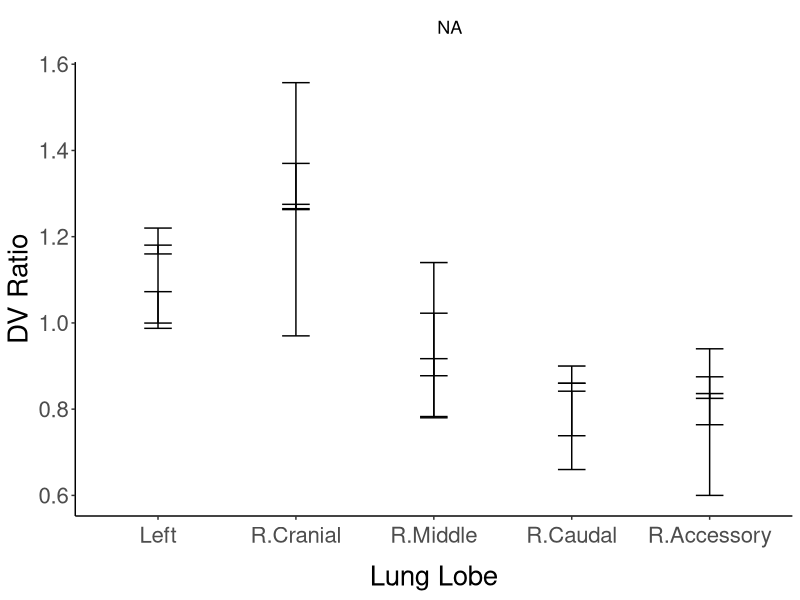

Source code (R): (Note: this script raises an error after producing the figure.)
library(ggpubr)
library(ggplot2)
library(knitr)

get_directory = function(){
  args <- commandArgs(trailingOnly = FALSE)
  file <- "--file="
  rstudio <- "RStudio"
  
  match <- grep(rstudio, args)
  if(length(match) > 0){
    return(dirname(rstudioapi::getSourceEditorContext()$path))
  }else{
    match <- grep(file, args)
    if (length(match) > 0) {
      return(dirname(normalizePath(sub(file, "", args[match]))))
    }else{
      return(dirname(normalizePath(sys.frames()[[1]]$ofile)))
    }
  }
}

wd = get_directory()
setwd(wd)

data = read.csv(file = "previous_studies_ggplot.csv")

data$LOBE = as.character(data$LOBE)
data$LOBE[data$LOBE=="left"]="Left"
data$LOBE[data$LOBE=="cranial"]="R.Cranial"
data$LOBE[data$LOBE=="middle"]="R.Middle"
data$LOBE[data$LOBE=="caudal"]="R.Caudal"
data$LOBE[data$LOBE=="accessory"]="R.Accessory"
data$LOBE = factor(data$LOBE, levels = c("Left", "R.Cranial", "R.Middle",
                                         "R.Caudal", "R.Accessory"))

data$PS = paste(data$PS,"μm")

data$STUDY = factor(data$STUDY, levels = c("This study", 
                                           "Brain et al. 1976", 
                                           "Yang et al. 2019"))
data$PS = as.factor(data$PS)
data$STUDY_SIZE = paste0(data$PS," (",data$STUDY,")")
data$STUDY_SIZE = as.factor(data$STUDY_SIZE)
data$STUDY_SIZE = factor(data$STUDY_SIZE,
                         levels = c("1 µm (This study)",
                                    "2 µm (This study)",
                                    "3.5 µm (Yang et al. 2019)"))
data = subset(data, ANIMAL == "Mice C57BL/6")

dodge_radiance = 0.4

ggplot(data = data, aes(x = LOBE, y = DV, group = STUDY_SIZE)) + 
  geom_point(aes(pch = STUDY_SIZE), size = 5,
             position=position_dodge(dodge_radiance)) + 
  scale_shape_manual(values=c(16,15,1)) +
  geom_errorbar(aes(ymax = DV + SE, ymin = DV - SE), 
                width = 0.2,
                position=position_dodge(dodge_radiance)) +
  ylab("DV Ratio") + 
  xlab("Lung Lobe") +
  theme_classic() + 
  theme(text = element_text(size = 20, color = "black"),
        legend.title= element_blank(),
        legend.text = element_text(size = 13),
        axis.text.x = element_text(margin = margin(5,10,10,10)),
        legend.position = "top") + 
  ggsave(filename = "fig2sub2.png", device = "png", 
         width = 8, height = 6, dpi = 1200)
